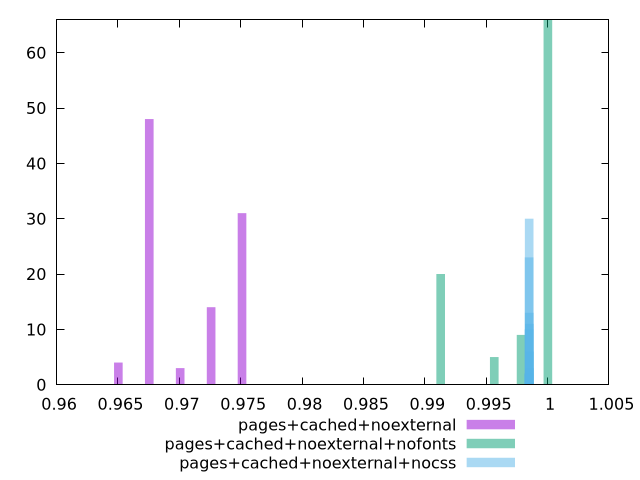

Source code (gnuplot):
$_pagesCachedNoexternal <<EOF
0.9751083816985162 31
0.9675494019954269 48
0.9725887217974865 14
0.9700690618964567 3
0.9650297420943973 4
EOF
$_pagesCachedNoexternalNofonts <<EOF
1.0000278464197379 66
0.9978443795061578 9
0.9956609125925775 5
0.9912939787654171 20
EOF
$_pagesCachedNoexternalNocss <<EOF
0.9985053141973499 30
0.9985120604902138 13
0.9985188067830777 11
0.9984918216116222 10
0.9984985679044861 23
0.9985255530759416 6
0.9984783290258944 2
0.9984715827330305 2
0.9985322993688055 3
EOF
set key outside below
set terminal pngcairo
set output "report_00004_2020-11-02T20-21-41.718Z/speed-index/speed-index_pages+cached+noexternal_pages+cached+noexternal+nofonts_pages+cached+noexternal+nocss+hist.png"
set boxwidth 0.0006999620865068112
set style fill transparent solid 0.5 noborder
set yrange [0:66]
plot $_pagesCachedNoexternal title "pages+cached+noexternal" with boxes ,$_pagesCachedNoexternalNofonts title "pages+cached+noexternal+nofonts" with boxes ,$_pagesCachedNoexternalNocss title "pages+cached+noexternal+nocss" with boxes ,
